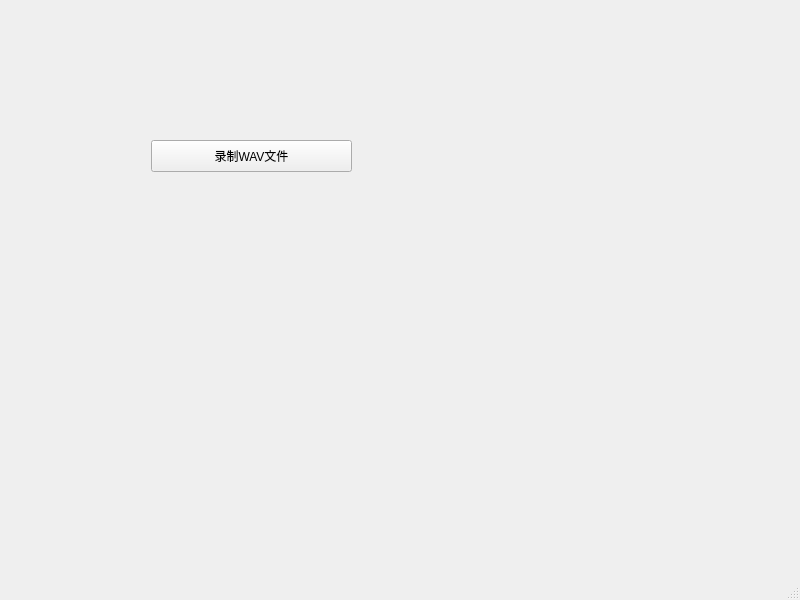
<?xml version="1.0" encoding="UTF-8"?>
<ui version="4.0">
 <class>MainWindow</class>
 <widget class="QMainWindow" name="MainWindow">
  <property name="geometry">
   <rect>
    <x>0</x>
    <y>0</y>
    <width>800</width>
    <height>600</height>
   </rect>
  </property>
  <property name="windowTitle">
   <string>MainWindow</string>
  </property>
  <widget class="QWidget" name="centralwidget">
   <widget class="QPushButton" name="recordBtn">
    <property name="geometry">
     <rect>
      <x>151</x>
      <y>140</y>
      <width>201</width>
      <height>32</height>
     </rect>
    </property>
    <property name="text">
     <string>录制WAV文件</string>
    </property>
   </widget>
  </widget>
  <widget class="QMenuBar" name="menubar">
   <property name="geometry">
    <rect>
     <x>0</x>
     <y>0</y>
     <width>800</width>
     <height>21</height>
    </rect>
   </property>
  </widget>
  <widget class="QStatusBar" name="statusbar"/>
 </widget>
 <resources/>
 <connections/>
</ui>
